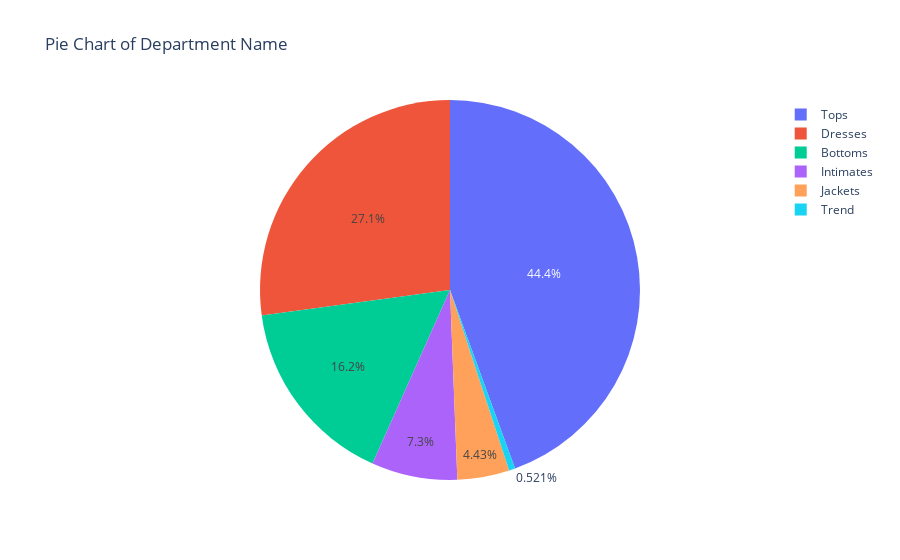

The code cell stored with this chart in its notebook:
### Code cell
# Create a pie chart for 'Rating'
import plotly.express as px
dept_name = df['Department Name'].value_counts().reset_index()
dept_name.columns = ['Department Name', 'Count']

fig = px.pie(dept_name, names='Department Name', values='Count', title='Pie Chart of Department Name')

# Display the pie charts
fig.show()

### Figure 1 — Plotly figure (JSON) as saved in the notebook; plotly's stock layout.template omitted (floating-point values rounded to 4 significant figures)
{"data": [{"domain": {"x": [0, 1], "y": [0, 1]}, "hovertemplate": "Department Name=%{label}<br>Count=%{value}<extra></extra>", "labels": ["Tops", "Dresses", "Bottoms", "Intimates", "Jackets", "Trend"], "legendgroup": "", "name": "", "showlegend": true, "type": "pie", "values": [10061, 6145, 3662, 1653, 1002, 118]}], "layout": {"legend": {"tracegroupgap": 0}, "title": {"text": "Pie Chart of Department Name"}}}
